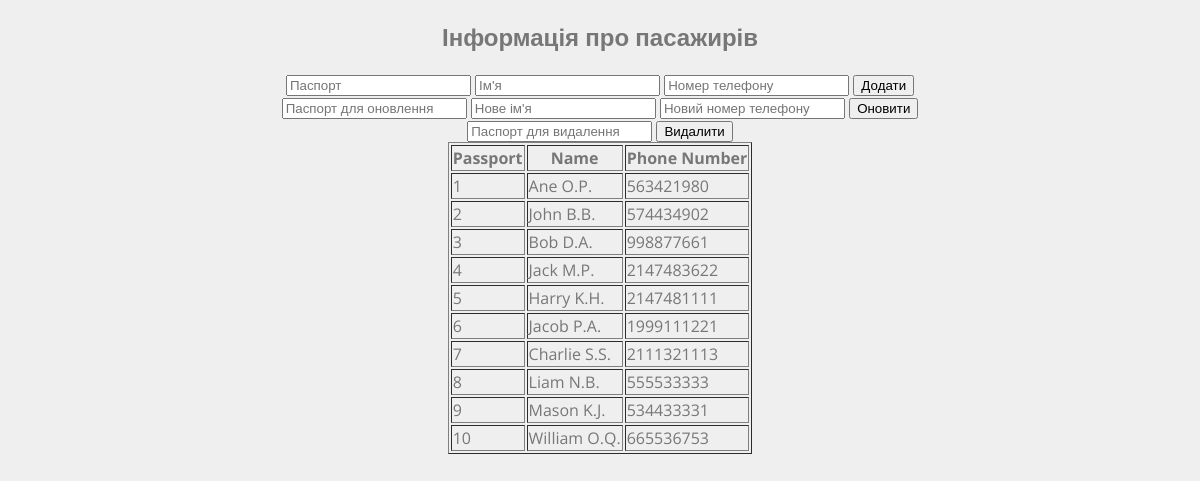
The app's page /passengers.php with its own data.
### tables this page shows
CREATE TABLE `passengers` (
  `pass` bigint(20) UNSIGNED NOT NULL,
  `name` varchar(200) NOT NULL,
  `phone` int(20) NOT NULL
);

### passengers.php (the view, shortened to what this page needs)
<!DOCTYPE html>
<html>
<head>
	<link href="css/style.css" media="screen" rel="stylesheet">
</head>
<body>
    <center>
        <h2>Інформація про пасажирів</h2>
        <form method="POST">
            <input type="text" name="pass" placeholder="Паспорт" required>
            <input type="text" name="name" placeholder="Ім'я" required>
            <input type="text" name="phone" placeholder="Номер телефону" required>
            <input type="submit" name="insert" value="Додати">
        </form>
        <form method="POST">
            <input type="text" name="pass" placeholder="Паспорт для оновлення" required>
            <input type="text" name="name" placeholder="Нове ім'я" required>
            <input type="text" name="phone" placeholder="Новий номер телефону" required>
            <input type="submit" name="update" value="Оновити">
        </form>
        <form method="POST">
            <input type="text" name="pass" placeholder="Паспорт для видалення" required>
            <input type="submit" name="delete" value="Видалити">
        </form>
        <?php
        require_once 'connection.php';
        try {
            $dsn = "mysql:host=$db_hostname;dbname=$db_database;charset=utf8mb4";
            $pdo = new PDO($dsn, $db_username, $db_password);
            $pdo->setAttribute(PDO::ATTR_ERRMODE, PDO::ERRMODE_EXCEPTION);
            $query = "SELECT * FROM passengers";
            $statement = $pdo->query($query);
            echo "<table border='1'>";
            echo "<tr><th>Passport</th><th>Name</th><th>Phone Number</th></tr>";
            while ($row = $statement->fetch(PDO::FETCH_ASSOC)) {
                echo "<tr>";
                echo "<td>".$row["pass"]."</td><td>".$row["name"]."</td><td>".$row["phone"]."</td>";
                echo "</tr>";
            }
            echo "</table>";
        } catch (PDOException $e) {
            die("Помилка: " . $e->getMessage());
        }
        ?>
    </center>
</body>
</html>

### css/style.css (style rules this page uses)
body { background: #efefef; font-family: 'Open Sans', sans-serif; color: #777; }

### records on screen
passengers: pass "1", name "Ane O.P.", phone "563421980"
passengers: pass "2", name "John B.B.", phone "574434902"
passengers: pass "3", name "Bob D.A.", phone "998877661"
passengers: pass "4", name "Jack M.P.", phone "2147483622"
passengers: pass "5", name "Harry K.H.", phone "2147481111"
passengers: pass "6", name "Jacob P.A.", phone "1999111221"
passengers: pass "7", name "Charlie S.S.", phone "2111321113"
passengers: pass "8", name "Liam N.B.", phone "555533333"
passengers: pass "9", name "Mason K.J.", phone "534433331"
passengers: pass "10", name "William O.Q.", phone "665536753"
